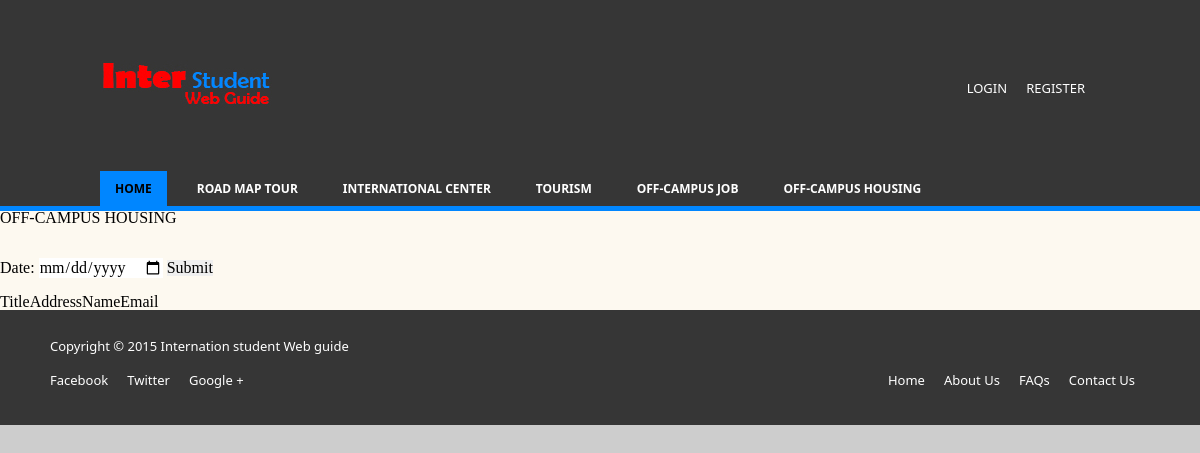
/View/Public/Housing/housing.php, run on an earlier commit of the app's database.
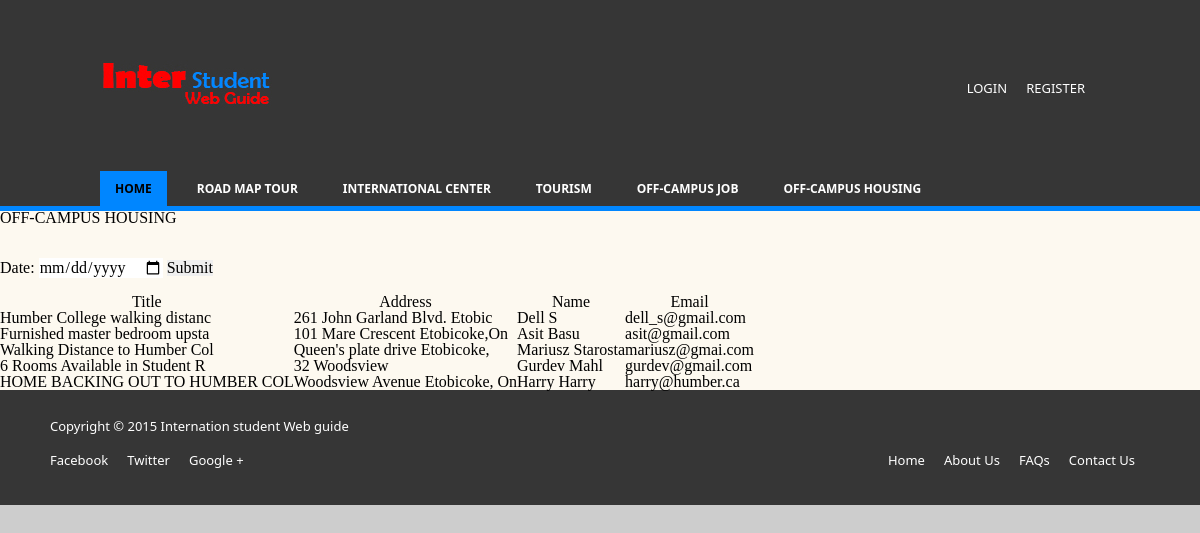
And on a later commit of the database.
### tables this page shows
CREATE TABLE IF NOT EXISTS `housing` (
`id` int(11) NOT NULL,
  `title` varchar(500) NOT NULL,
  `address` varchar(500) DEFAULT NULL,
  `name` varchar(500) DEFAULT NULL,
  `tel` varchar(20) DEFAULT NULL,
  `email` varchar(100) DEFAULT NULL,
  `googlemap` varchar(500) DEFAULT NULL,
  `occupancy_date` date DEFAULT NULL,
  `status` varchar(1) DEFAULT NULL,
  `img` varchar(200) DEFAULT NULL,
  `description` varchar(2000) DEFAULT NULL
);

### Model/housing_db.php (called while the page is built, shortened)
<?php
class HouseDB {
    public static function getHousing($condition) {
        $db = Database::getDB();
        if( $condition != "" ){
            $query = "SELECT * FROM housing where DATE_FORMAT(occupancy_date, '%m/%d/%Y') = '$condition' ";
        }else{
            $query = "SELECT * FROM housing";
        }
        $result = $db->query($query);
        $vinesports = array();
        foreach ($result as $row) {
            $vinesport = new House(
                                   $row['id'],
                                   $row['title'],
                                   $row['address'],
                                   $row['name'],
                                   $row['tel'],
                                   $row['email'],
                                   $row['googlemap'],
                                   $row['occupancy_date'],
                                   $row['status'],
                                   $row['img'],
                                   $row['description']
                    );
            $vinesports[] = $vinesport;
        }
        return $vinesports;
    }
}
?>

### Model/housing.php (called while the page is built, shortened)
<?php
class House{
    private $id, $title, $address, $name, $tel, $email, $googlemap,
           $occupancy_date, $status, $img, $description;
    public function __construct($id, $title, $address, $name, $tel, $email,
                                $googlemap, $occupancy_date, $status, $img,
                                $description ){
            $this->title         = $title;
            $this->address       = $address;
            $this->name          = $name;
            $this->email         = $email;
     }
    public function getTitle(){
        return $this->title;
    }
    public function getAddress(){
        return $this->address;
    }
    public function getName(){
        return $this->name;
    }
    public function getEmail(){
        return $this->email;
    }
}
?>

### View/Public/Housing/housing.php (the view, shortened to what this page needs)
<?php include "../Home/header.php";  ?>
<?php
require("../../../Model/housing.php");
require("../../../Model/housing_db.php");
$condition = "";
?>
<h1>OFF-CAMPUS HOUSING</h1>
<br /><br />
<form action="housing.php" method="GET">
<b>Date:</b>
<input type="date" id="event_date" name="$occupancy_date" size="20" />
<input type="submit" value="Submit" name="submit"></p>
</form>
<?php
$houses = HouseDB::getHousing($condition);
echo "<br />";
echo '<table class="table" border=1>';
?>
<tr>
    <th>Title</th>
    <th>Address</th>
    <th>Name</th>
    <th>Email</th>
</tr>
<?php
foreach ($houses as $house) :
    echo "<tr>";
    echo "<td>";
    echo substr($house->getTitle(),0,30);
    echo "</td>";
    echo "<td>";
    echo substr($house->getAddress(),0,30);
    echo "</td>";
    echo "<td>";
    echo $house->getName();
    echo "</td>";
    echo "<td>";
    echo $house->getEmail();
    echo "</td>";
    echo "</tr>";
endforeach;
echo "</table>";
?>
<?php include "../Home/footer.php";  ?>

### View/Public/Home/header.php (shortened to what this page needs)
<!doctype html>
<html>
<head>
<link href="../../style/main.css" rel="stylesheet" type="text/css" />
<link href="../../style/reset.css" rel="stylesheet" type="text/css" />
</head>
<body>
<div id="container">
    <header id="top">
	<figure id="logo"><img src="../../image/logo.jpg" alt="Cooking Life" /></figure>
            <nav id="top_nav">
                <ul>
                    <li><a href="../../Admin/Login/login_index.php">Login</a></li>
                    <li><a href="../../Admin/Login/register.php">Register</a></li>
                </ul>
            </nav>
            <nav id="main_nav">
                <ul>
                    <li class="active"><a href="../../Public/Home/home.php"><span>Home</span></a></li>
                    <li class="has sub"><a href="#"><span>Road map tour</span></a></li>
                    <li class="has sub"><a href="../International Center/International_center.php"><span>International Center</span></a></li>
                    <li><a href="../touristSpots/index.php"><span>Tourism</span></a></li>
                    <li><a href="#"><span>Off-campus Job</span></a></li>
                    <li><a href="../../Public/Housing/housing.php"><span>Off-campus Housing</span></a></li>
                    <li class="search pull-right">
                </ul>
            </nav>
    </header>

### View/Public/Home/footer.php
	<footer>
		<div id="copyright">
			<p>Copyright © 2015 Internation student Web guide</p>
		</div>
		<nav id="media">
			<ul>
				<li><a href="#">Facebook</a></li>
				<li><a href="#">Twitter</a></li>
				<li><a href="#">Google +</a></li>
			</ul>
		</nav>
		<nav id="footer_nav">
			<ul>
				<li><a href="#">Home</a></li>
				<li><a href="#">About Us</a></li>
				<li><a href="#">FAQs</a></li>
				<li><a href="#">Contact Us</a></li>
			</ul>
		</nav>
	</footer>
</div>
</body>
</html>

### View/style/main.css (style rules this page uses)
* { margin: 0; padding: 0 }
body { background-color: #CDCDCD; }
#container { margin:0 auto; width: 1200px; background-color: #FDF9F0; }
#top { height: 195px; background-color: #363636; }
#logo { width: 200px; float: left; padding-left: 100px; padding-top: 60px; }
#top_nav { float: right; padding-top: 80px; padding-right: 100px; }
#top_nav ul { list-style: none; }
#top_nav li { display:inline; margin:0 15px 0 0; text-transform:uppercase; }
#top_nav a { color: #FFF; text-decoration: none; font-size: 13px; font-family:Segoe, "Segoe UI", "DejaVu Sans", "Trebuchet MS", Verdana, sans-serif; }
#main_nav { clear: both; height: 35px; width: 100%; border-bottom: 5px solid #0086ff; padding-bottom: 0px; font-family: Segoe, "Segoe UI", "DejaVu Sans", "Trebuchet MS", Verdana, sans-serif; padding-top: 45px; }
#main_nav ul { float: left; padding-left: 100px; }
#main_nav ul li { list-style-type: none; display: block; height: 35px; float: left; padding: 0px 15px 0px 0px; }
#main_nav ul li a { color: #ffffff; display: block; text-decoration: none; font-size: 12px; font-weight: bold; text-transform: uppercase; height: 100%; line-height: 35px; }
#main_nav li a span { display: block; float: left; height: 100%; padding-left: 15px; padding-right: 15px; }
#main_nav li.active a span, #nav li a:hover span { color: #000; background-color: #0086ff; }
footer { clear: both; height: 100px; background-color: #363636; }
#copyright { color: #fff; text-decoration: none; font-size: 13px; padding-left: 50px; padding-top: 30px; font-family: Segoe, "Segoe UI", "DejaVu Sans", "Trebuchet MS", Verdana, sans-serif; }
#media { float: left; margin-top: 0px; padding-top: 17px; }
#media ul { list-style: none; padding-left: 50px; padding-top: 2px; }
#media li { display:inline; margin:0 15px 0 0; }
#media a { color: #fff; text-decoration: none; font-size: 13px; font-family: Segoe, "Segoe UI", "DejaVu Sans", "Trebuchet MS", Verdana, sans-serif; }
#footer_nav { float: right; margin-top: 0px; padding-top: 17px; }
#footer_nav ul { list-style: none; padding-right: 50px; padding-top: 2px; }
#footer_nav li { display:inline; margin:0 15px 0 0; }
#footer_nav a { color: #fff; text-decoration: none; font-size: 13px; font-family: Segoe, "Segoe UI", "DejaVu Sans", "Trebuchet MS", Verdana, sans-serif; }
input { border: none; font-family: inherit; font-size: inherit; font-weight: inherit; line-height: inherit; -webkit-appearance: none; }

What changed in the data, as far as the page shows it:
added housing: title "Humber College walking distanc", address "261 John Garland Blvd. Etobic", name "Dell S", email "dell_s@gmail.com"
added housing: title "Furnished master bedroom upsta", address "101 Mare Crescent Etobicoke,On", name "Asit Basu", email "asit@gmail.com"
added housing: title "Walking Distance to Humber Col", address "Queen's plate drive Etobicoke,", name "Mariusz Starosta", email "mariusz@gmai.com"
added housing: title "6 Rooms Available in Student R", address "32 Woodsview", name "Gurdev Mahl", email "gurdev@gmail.com"
added housing: title "HOME BACKING OUT TO HUMBER COL", address "Woodsview Avenue Etobicoke, On", name "Harry Harry", email "harry@humber.ca"
